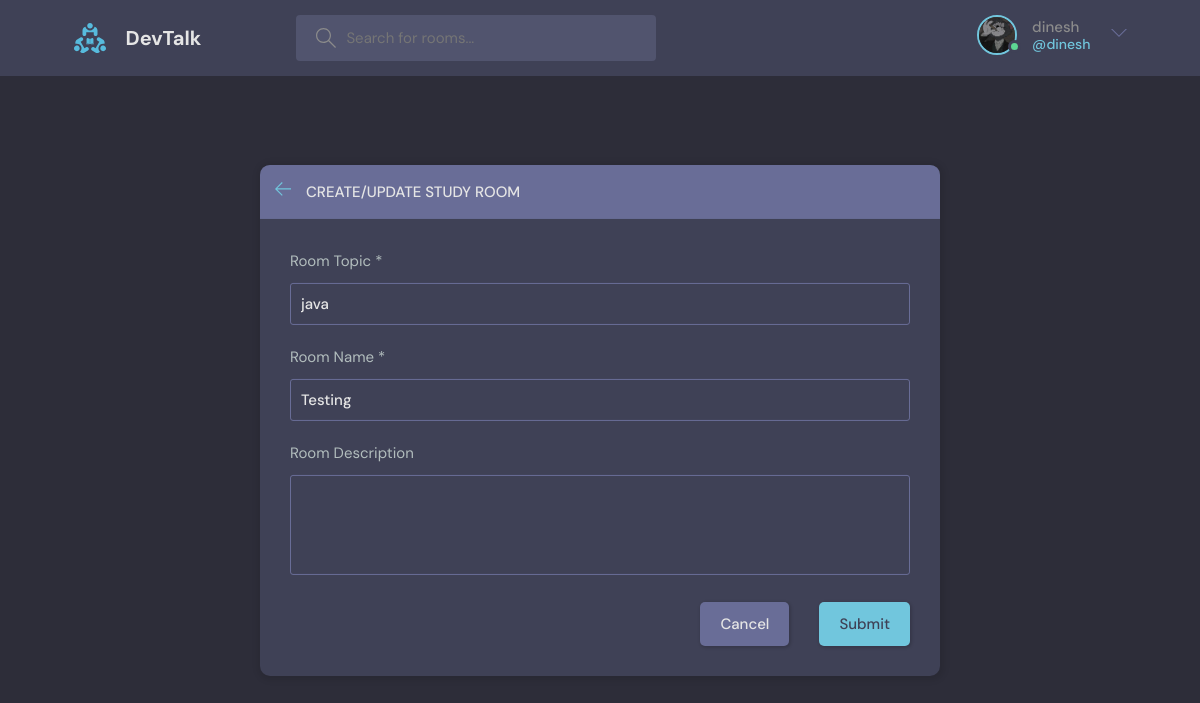
Screenshot of /update-room/2/ (signed in) with the database file from the repository.
### Base/models.py (models this page shows, shortened)
class User(AbstractUser):
    name=models.CharField(max_length=100,null=True)
    email=models.EmailField(null=True,unique=True)
    bio=models.TextField(null=True)
    avatar =models.ImageField(null=True,default="avatar.svg")
    USERNAME_FIELD='email'
    REQUIRED_FIELDS=[]

class Room(models.Model):
    host=models.ForeignKey(User,on_delete=models.SET_NULL,null=True)
    topic=models.ForeignKey(Topic,on_delete=models.SET_NULL,null=True)
    participants=models.ManyToManyField(User,related_name="participants", blank=True)
    name=models.CharField(max_length=200)
    description=models.TextField(null=True,blank=True)
    updated=models.DateTimeField(auto_now=True)
    created=models.DateTimeField(auto_now_add=True)
    class Meta:
        ordering=['-updated','-created']

class Topic(models.Model):
    name=models.CharField(max_length=200)
    def __str__(self) -> str:
        return self.name

### Base/views.py (the view, shortened to what this page needs)
# urls.py: path('update-room/<str:pk>/',updateRoom, name="update-room"),
@login_required(login_url='login')
def updateRoom(request,pk):
    room=Room.objects.get(id=pk)
    form=RoomForm(instance=room)
    topics=Topic.objects.all()
    if request.user != room.host:
        return HttpResponse("Your not allowed to edit other's room!")
    context={'form':form,'topics':topics,'room':room}
    return render(request,"base/room_form.html",context)

### Base/forms.py
class RoomForm(ModelForm):
    class Meta:
        model= Room
        fields='__all__'
        exclude=['host','participants']

### Base/templates/Base/room_form.html (shortened to what this page needs)
{% extends 'main.html' %}
{% block content %}
<main class="create-room layout">
  <div class="container">
    <div class="layout__box">
      <div class="layout__boxHeader">
        <div class="layout__boxTitle">
          <a href="{% url 'home' %}">
            <svg version="1.1" xmlns="http://www.w3.org/2000/svg" width="32" height="32" viewBox="0 0 32 32">
              <title>arrow-left</title>
              <path
                d="M13.723 2.286l-13.723 13.714 13.719 13.714 1.616-1.611-10.96-10.96h27.625v-2.286h-27.625l10.965-10.965-1.616-1.607z">
              </path>
            </svg>
          </a>
          <h3>Create/Update Study Room</h3>
        </div>
      </div>
      <div class="layout__body">
        <form class="form" action="#" method="POST">
          <div class="form__group">
            <label for="room_name">Room Topic <span class="atrisk">*</span></label>
            <input type="text" name="topic" value="{{room.topic}}" list="topic-list" required>
          </div>
          <div class="form__group">
            <label for="room_name">Room Name <span class="atrisk">*</span></label>
            {{form.name}}
          </div>
          <div class="form__group">
            <label for="room_name">Room Description</label>
            {{form.description}}
          </div>
          <div class="form__action">
            <a class="btn btn--dark" href="{% url 'home' %}">Cancel</a>
            <button class="btn btn--main" type="submit"> Submit</button>
          </div>
        </form>
      </div>
    </div>
  </div>
</main>
{% endblock %}

### templates/navbar.html (shortened to what this page needs)
{% load static %}
<header class="header header--loggedIn">
    <div class="container">
        <a href="{% url 'home' %}" class="header__logo">
            <img src="{% static 'images/logo.svg' %}" />
            <h1>DevTalk</h1>
        </a>
        <form class="header__search" method="GET" action="{% url 'home' %}">
            <label>
                <input placeholder="Search for rooms..." name="q" />
            </label>
        </form>
        <nav class="header__menu">
            {% if request.user.is_authenticated %}
            <div class="header__user">
                <a href="{% url 'user-profile' user.id %}">
                    <div class="avatar avatar--medium active">
                        <img src="{{request.user.avatar.url}}" />
                    </div>
                    <p>{{request.user.username}} <span>@{{request.user.username}}</span></p>
                </a>
                <button class="dropdown-button">
                    <svg version="1.1" xmlns="http://www.w3.org/2000/svg" width="32" height="32" viewBox="0 0 32 32">
                        <title>chevron-down</title>
                        <path d="M16 21l-13-13h-3l16 16 16-16h-3l-13 13z"></path>
                    </svg>
                </button>
            </div>
            {% else %}
            <a href="{% url 'login' %}">
                <img src="{% static 'images/avatar.svg' %}" />
                <p>Login</p>
            </a>
            {% endif %}
        </nav>
    </div>
</header>

### rows the page displays
User: user.avatar (picture), user.username "dinesh"
Room: topic "java", name "Testing"
